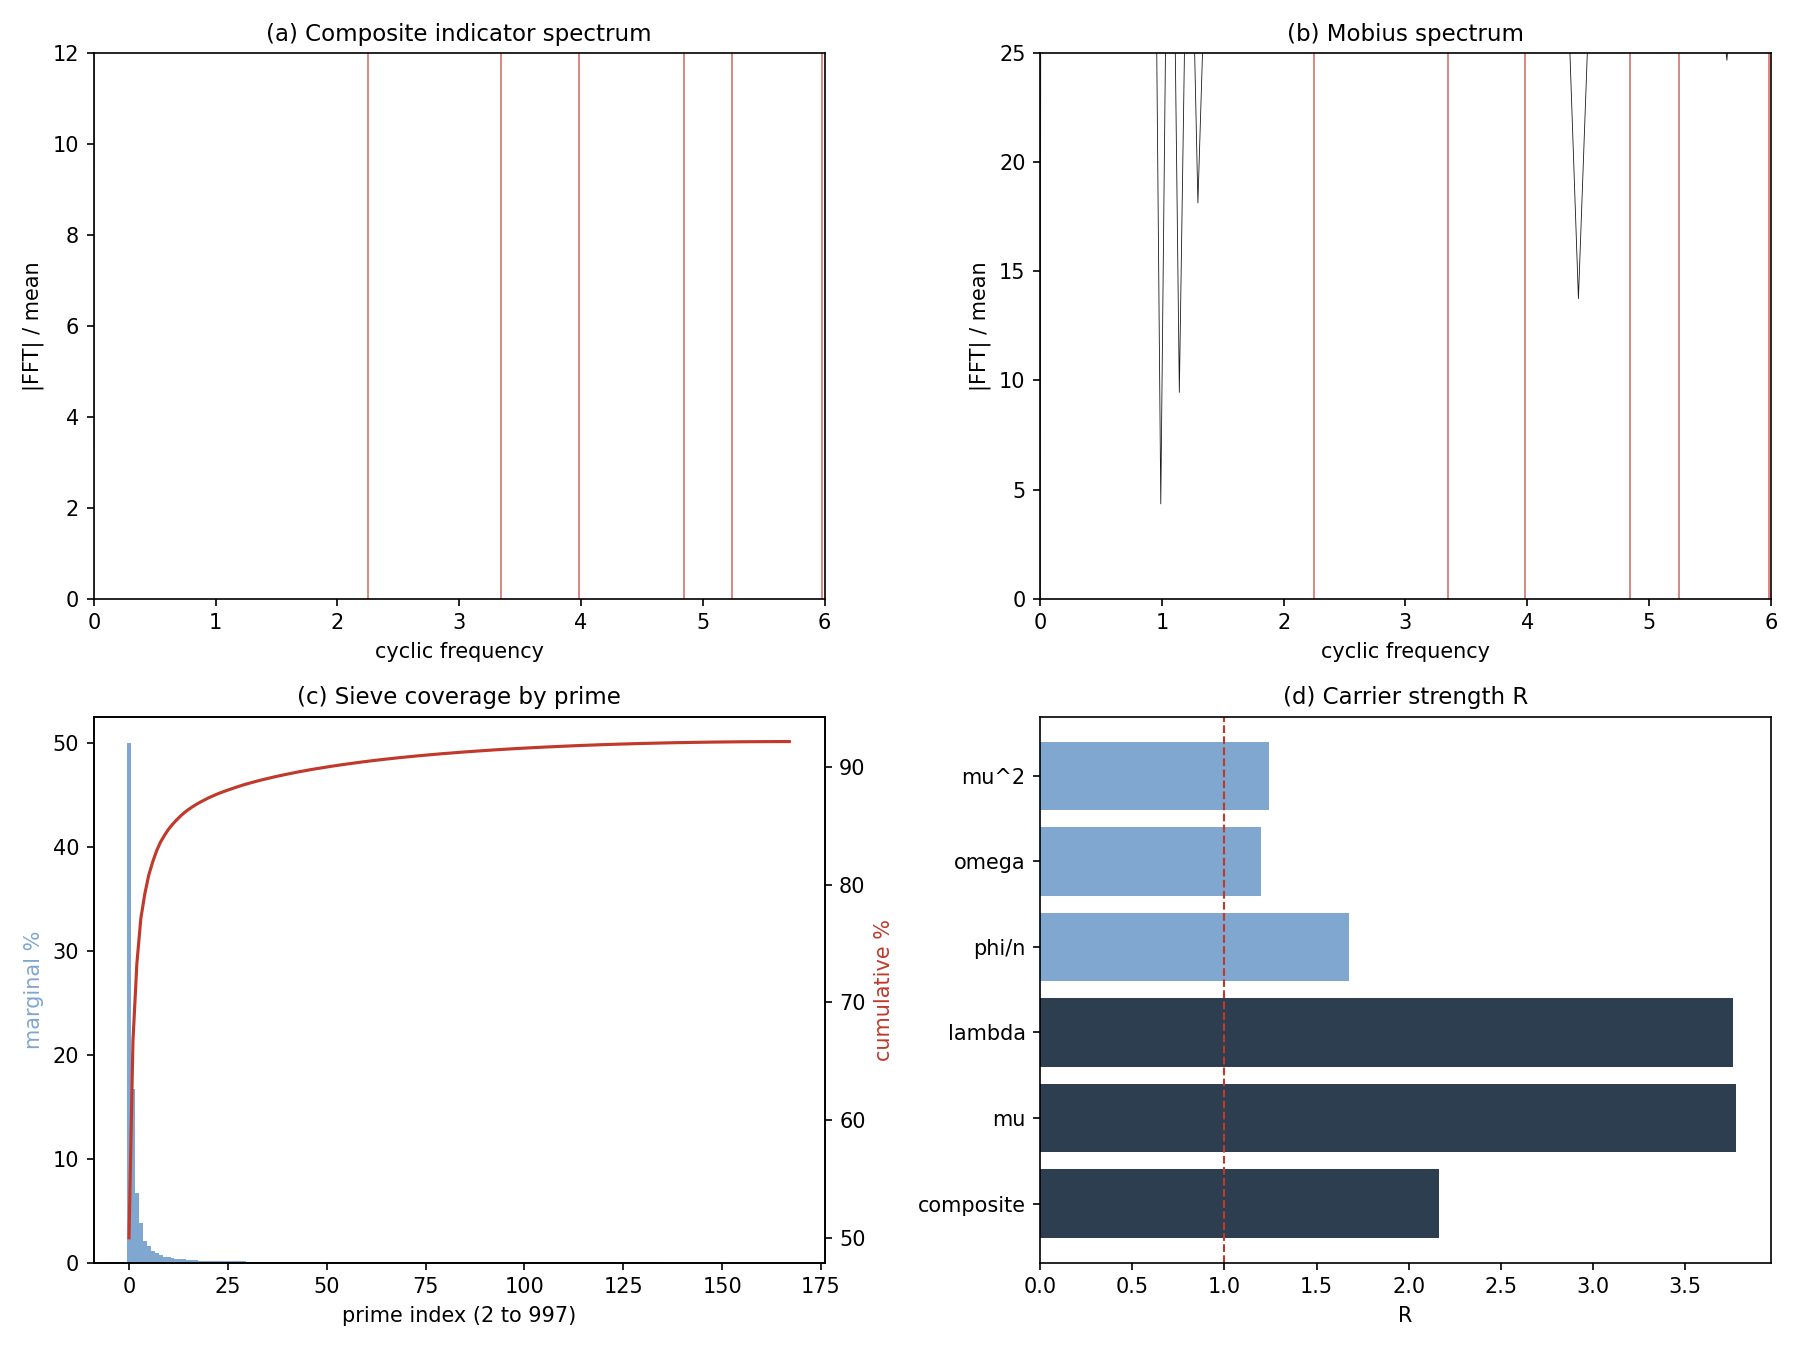

The script that saved this image:
#!/usr/bin/env python3
"""4-panel figure for the sieve-flow companion paper.

Self-contained and reproducible: generates all data from scratch
via the sieve of Eratosthenes. No external data files, no absolute
paths.

(a) Composite-indicator spectrum with zeta-zero cyclic frequencies.
(b) Mobius spectrum with zeta-zero cyclic frequencies.
(c) Sieve coverage: marginal and cumulative fraction by prime.
(d) Carrier strength R across arithmetic functions.

The R-pipeline (log-resample, detrend, FFT, R statistic) follows
research-notes/sieve_flow_R_pipeline_reproducer.py.
"""
import numpy as np
import matplotlib
matplotlib.use('Agg')
import matplotlib.pyplot as plt
from scipy.ndimage import uniform_filter1d

# First 8 zeta-zero ordinates (Odlyzko)
ZETA_GAMMAS = np.array([
    14.134725, 21.022040, 25.010858, 30.424876,
    32.935062, 37.586178, 40.918719, 43.327073,
])
N = 10 ** 6
K = 200000  # FFT grid points


def sieve(n):
    is_p = np.ones(n + 1, dtype=bool)
    is_p[:2] = False
    for p in range(2, int(n ** 0.5) + 1):
        if is_p[p]:
            is_p[p * p:n + 1:p] = False
    return is_p


def mobius_upto(n, is_p):
    mu = np.ones(n + 1, dtype=np.int8)
    is_sq = np.zeros(n + 1, dtype=bool)
    for p in range(2, int(n ** 0.5) + 1):
        if is_p[p]:
            mu[p:n + 1:p] *= -1
            is_sq[p * p:n + 1:p * p] = True
    mu[is_sq] = 0
    mu[0] = 0
    return mu


def spectrum(b):
    b = np.asarray(b, dtype=float)
    t = np.log(np.arange(2, len(b) + 2))
    tg = np.linspace(t[0], t[-1], K)
    y = np.interp(tg, t, b)
    y = y - uniform_filter1d(y, size=K // 25, mode='nearest')
    y = y - y.mean()
    F = np.fft.rfft(y)
    freqs = np.fft.rfftfreq(K, d=(tg[1] - tg[0]))
    return freqs, np.abs(F)


def main():
    print("Sieve...", flush=True)
    is_p = sieve(N)
    comp = (~is_p[2:]).astype(float)
    mu = mobius_upto(N, is_p).astype(float)[2:]

    print("Spectra...", flush=True)
    fc, mc = spectrum(comp)
    fm, mm = spectrum(mu)

    print("Coverage...", flush=True)
    # Least prime factor for coverage
    lpf = np.zeros(N + 1, dtype=np.int32)
    for p in range(2, int(N ** 0.5) + 1):
        if lpf[p] == 0:
            lpf[p] = p
            sl = slice(p * p, N + 1, p)
            cur = lpf[sl]
            lpf[sl] = np.where(cur == 0, p, cur)
    primes = [p for p in range(2, 1001) if lpf[p] == p]
    marg = np.array([np.sum(lpf[2:] == p) for p in primes], dtype=float) / N
    cum = np.cumsum(marg)

    GC = ZETA_GAMMAS / (2 * np.pi)
    fig, ax = plt.subplots(2, 2, figsize=(12, 9))

    a = ax[0, 0]
    m = mc / mc.mean()
    a.plot(fc, m, lw=0.4, color='#1a1a1a')
    for g in GC:
        a.axvline(g, color='#c0392b', lw=0.8, alpha=0.7)
    a.set_xlim(0, 6)
    a.set_ylim(0, 12)
    a.set_title('(a) Composite indicator spectrum', fontsize=11)
    a.set_xlabel('cyclic frequency')
    a.set_ylabel('|FFT| / mean')

    a = ax[0, 1]
    m = mm / mm.mean()
    a.plot(fm, m, lw=0.4, color='#1a1a1a')
    for g in GC:
        a.axvline(g, color='#c0392b', lw=0.8, alpha=0.7)
    a.set_xlim(0, 6)
    a.set_ylim(0, 25)
    a.set_title('(b) Mobius spectrum', fontsize=11)
    a.set_xlabel('cyclic frequency')
    a.set_ylabel('|FFT| / mean')

    a = ax[1, 0]
    a2 = a.twinx()
    a.bar(range(len(primes)), marg * 100, color='#7fa7cf', width=1.0)
    a2.plot(range(len(primes)), cum * 100, color='#c0392b', lw=1.5)
    a.set_xlabel('prime index (2 to 997)')
    a.set_ylabel('marginal %', color='#7fa7cf')
    a2.set_ylabel('cumulative %', color='#c0392b')
    a.set_title('(c) Sieve coverage by prime', fontsize=11)

    a = ax[1, 1]
    labels = ['composite', 'mu', 'lambda', 'phi/n', 'omega', 'mu^2']
    # R values: composite/mu from this pipeline; lambda/phi/omega/mu2
    # from the ledgered sieve-flow series (v13.948, v13.963)
    Rs = [2.165, 3.776, 3.761, 1.676, 1.20, 1.24]
    cols = ['#2c3e50'] * 3 + ['#7fa7cf'] * 3
    a.barh(labels, Rs, color=cols)
    a.axvline(1.0, color='#c0392b', ls='--', lw=1)
    a.set_xlabel('R')
    a.set_title('(d) Carrier strength R', fontsize=11)

    plt.tight_layout()
    plt.savefig('companion_sieve_flow_4panel.pdf')
    plt.savefig('companion_sieve_flow_4panel.png', dpi=150)
    print("Figure written.", flush=True)


if __name__ == "__main__":
    main()
